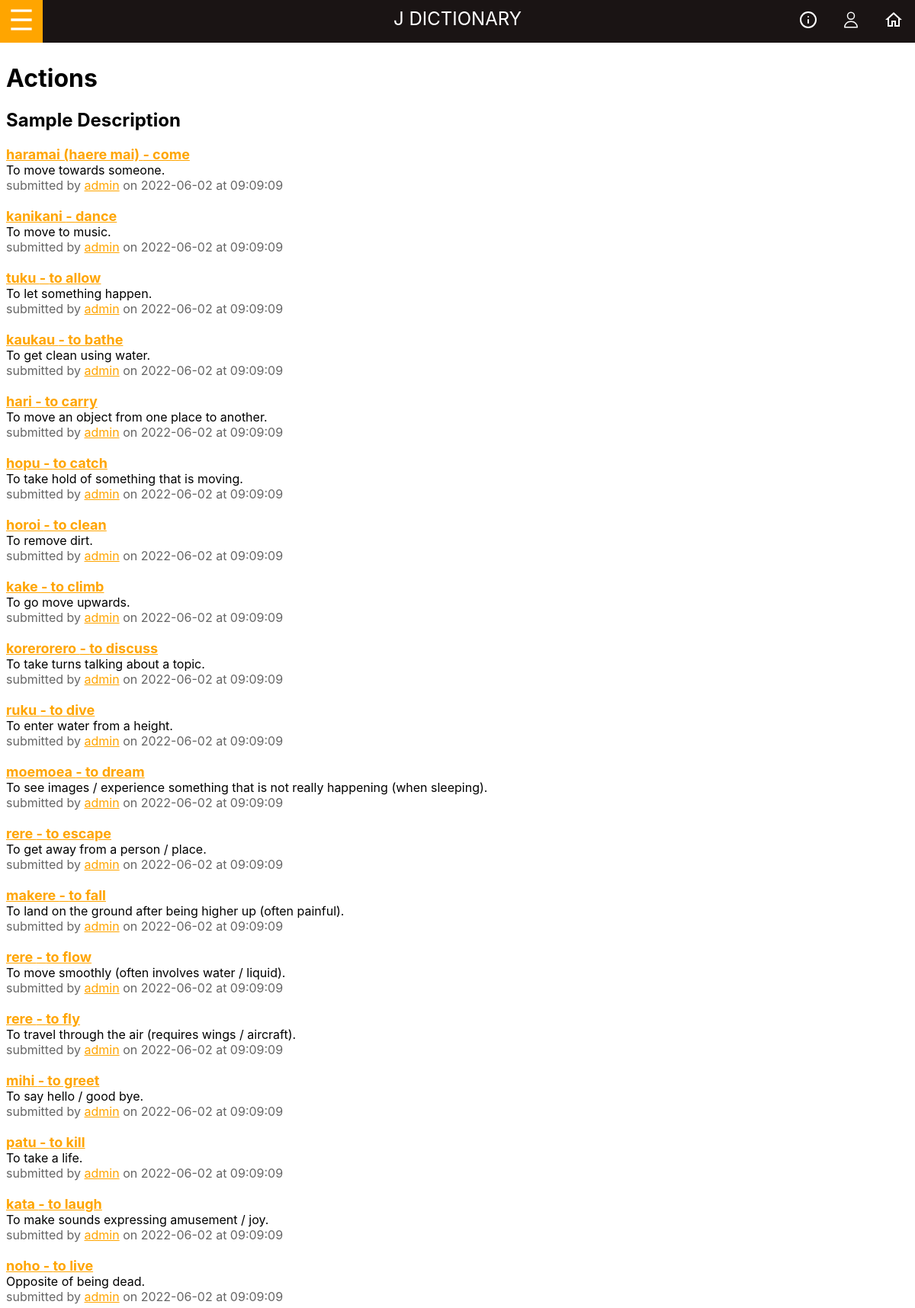
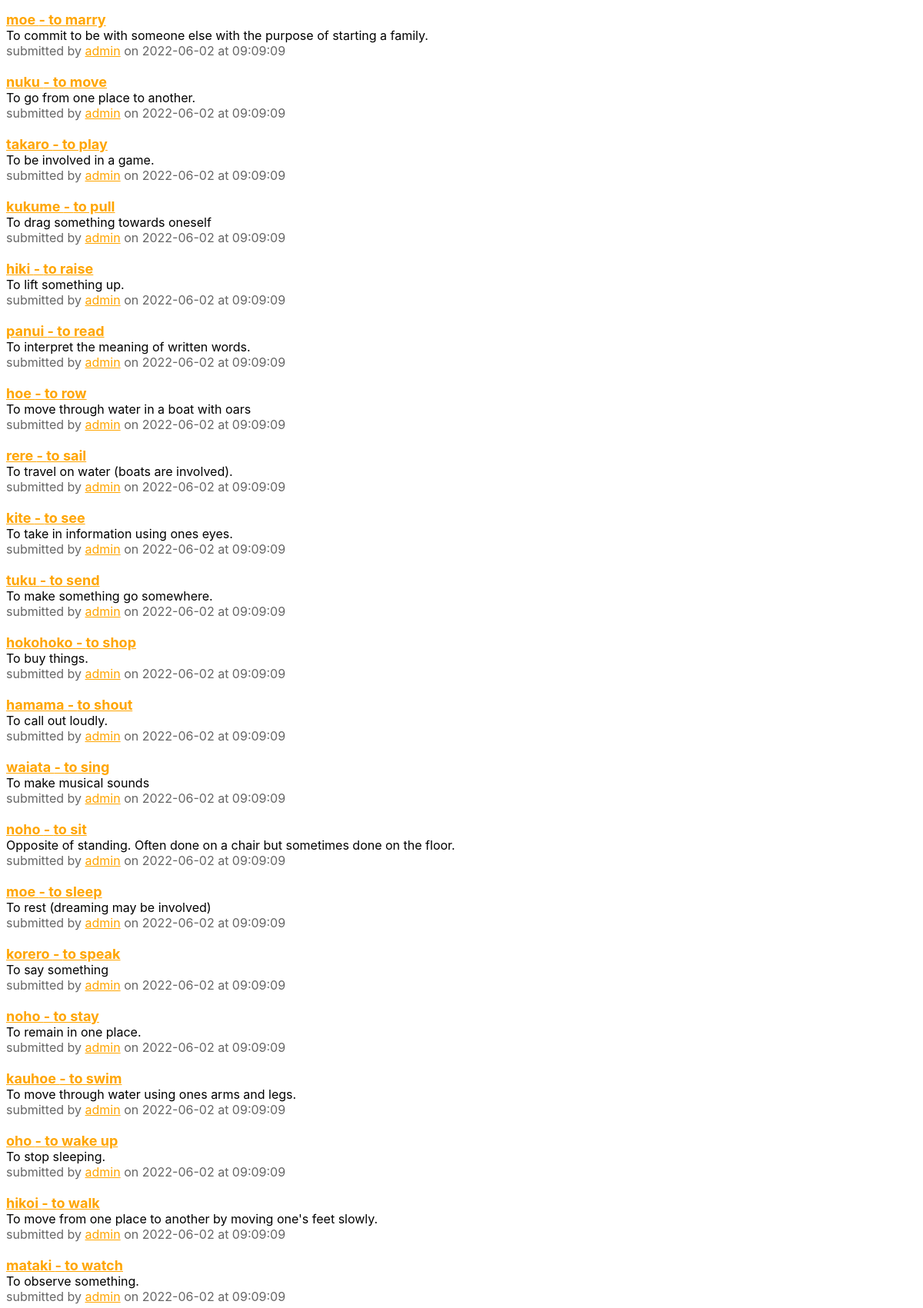
Page /category/1 (upper part) on the committed database (2 pictures, top to bottom).
### tables this page shows
CREATE TABLE category
(
    id          integer
        constraint category_pk
            primary key autoincrement
        constraint category_word_in_category_fk
            references word (in_category),
    name        varchar(60),
    description varchar(400)
);

CREATE TABLE "word"
(
	id integer
		constraint word_pk
			primary key autoincrement,
	english varchar(60),
	maori varchar(80),
	description varchar(400),
	timestamp timestamp,
	in_category varchar(60),
	added_by varchar(30),
	image varchar(120),
	wordlevel varchar(2)
);

### app.py (the view)
@app.route('/category/<category>')
def render_category_page(category):
    con = create_connection(DB_NAME)
    query = 'SELECT id FROM category where id=?'
    cur = con.cursor()
    cur.execute(query, (category,))
    category_query = cur.fetchall()
    con.close()
    print(category_query)
    if not category_query:
        return redirect('/?error=Category+does+not+exist')
    return render_template('category.html', categories=fetch_categories(), cur_category=category,
                           category_words=fetch_category_words(category), logged_in=is_logged_in(),
                           category_data=fetch_category_data(category), admin=is_admin())

### app.py (called while the page is built)
def timestamp_and_data(active_list, target_list):
    for i in active_list:
        x = int(i[5])
        x /= 1000
        timestamp = datetime.fromtimestamp(x, timezone)
        timestamp_str = str(timestamp)  # need it to be a string!
        timestamp_fh = timestamp_str[
                       0:len(timestamp_str) - 15]  # cuts off the hr, min, sec so i can add 'at' between date and time
        timestamp_lh = timestamp_str[11:len(timestamp_str) - 6]  # cuts off '+12'
        timestamp = timestamp_fh + ' at ' + timestamp_lh
        target_list.append(
            [i[0], i[1], i[2], i[3], i[4], timestamp, i[6], i[7], i[8]])

def fetch_category_words(passed_category):
    con = create_connection(DB_NAME)
    query = 'SELECT id FROM category WHERE id=?'
    cur = con.cursor()
    cur.execute(query, (passed_category,))
    found_category_id = cur.fetchall()
    found_category_id = found_category_id[0][0]
    query = 'SELECT id, english, maori, description, added_by, timestamp, in_category, image, wordlevel FROM word ' \
            'WHERE in_category=?'
    cur = con.cursor()
    cur.execute(query, (found_category_id,))
    word_query = cur.fetchall()
    con.close()
    fetched_words = []
    timestamp_and_data(word_query, fetched_words)
    con.close()
    return fetched_words

def fetch_categories():
    con = create_connection(DB_NAME)
    query = 'SELECT * FROM category'
    cur = con.cursor()
    cur.execute(query)
    fetched_categories = cur.fetchall()
    con.close()
    return fetched_categories

def fetch_category_data(category_id):
    con = create_connection(DB_NAME)
    query = 'SELECT id, name, description FROM category WHERE id=?'
    cur = con.cursor()
    cur.execute(query, (category_id,))
    fetched_categories = cur.fetchall()
    con.close()
    return fetched_categories

def create_connection(db_file):
    try:
        connection = sqlite3.connect(db_file)
        return connection
    except Error as e:
        print(e)
    return None

def is_logged_in():
    if session.get('email') is None:
        print('Not logged in')
        return False
    else:
        print('Logged in')
        return True

def is_admin():
    if is_logged_in() and session.get('admin') == 1:
        return True
    else:
        return False

### templates/category.html (shortened to what this page needs)
{% extends 'base.html' %}
{% block main %}
<h1>{{ category_data[0][1] }}</h1>
<h2>{{ category_data[0][2] }}</h2>
{% for word in category_words %}
<div class="word-title"><a href="/word/{{ word[0] }}">{{ word[2] }} - {{ word[1] }}</a></div>
<div class="word-description">{{ word[3] }}</div>
<div class="word-author"> submitted by <a href="/user/{{ word[4] }}">{{ word[4] }}</a> on {{ word[5] }}</div>
<br>
{% endfor %}
{% endblock %}

### static/styles.css (style rules this page uses)
:root { --dark: #1a1414; --accent: orange; --white: white; }
* { font-family: -apple-system, BlinkMacSystemFont, 'Segoe UI', Roboto, Oxygen, Ubuntu, Cantarell, 'Open Sans', 'Helvetica Neue', sans-serif; box-sizing: border-box; }
a:link { color: var(--accent); }
.word-title { font-size: 18px; font-weight: bold; }
.word-author { color: #666; }

### rows in the picture
category: name "Actions", description "Sample Description"
word: maori "haramai (haere mai)", english "come", description "To move towards someone.", added_by "admin", word "2022-06-02 at 09:09:09"
word: maori "kanikani", english "dance", description "To move to music.", added_by "admin", word "2022-06-02 at 09:09:09"
word: maori "tuku", english "to allow", description "To let something happen.", added_by "admin", word "2022-06-02 at 09:09:09"
word: maori "kaukau", english "to bathe", description "To get clean using water.", added_by "admin", word "2022-06-02 at 09:09:09"
word: maori "hari", english "to carry", description "To move an object from one place to another.", added_by "admin", word "2022-06-02 at 09:09:09"
word: maori "hopu", english "to catch", description "To take hold of something that is moving.", added_by "admin", word "2022-06-02 at 09:09:09"
word: maori "horoi", english "to clean", description "To remove dirt.", added_by "admin", word "2022-06-02 at 09:09:09"
word: maori "kake", english "to climb", description "To go move upwards.", added_by "admin", word "2022-06-02 at 09:09:09"
word: maori "korerorero", english "to discuss", description "To take turns talking about a topic.", added_by "admin", word "2022-06-02 at 09:09:09"
word: maori "ruku", english "to dive", description "To enter water from a height.", added_by "admin", word "2022-06-02 at 09:09:09"
word: maori "moemoea", english "to dream", description "To see images / experience something that is not really happening (when sleeping).", added_by "admin", word "2022-06-02 at 09:09:09"
word: maori "rere", english "to escape", description "To get away from a person / place.", added_by "admin", word "2022-06-02 at 09:09:09"
word: maori "makere", english "to fall", description "To land on the ground after being higher up (often painful).", added_by "admin", word "2022-06-02 at 09:09:09"
word: maori "rere", english "to flow", description "To move smoothly (often involves water / liquid).", added_by "admin", word "2022-06-02 at 09:09:09"
word: maori "rere", english "to fly", description "To travel through the air (requires wings / aircraft).", added_by "admin", word "2022-06-02 at 09:09:09"
word: maori "mihi", english "to greet", description "To say hello / good bye.", added_by "admin", word "2022-06-02 at 09:09:09"
word: maori "patu", english "to kill", description "To take a life.", added_by "admin", word "2022-06-02 at 09:09:09"
word: maori "kata", english "to laugh", description "To make sounds expressing amusement / joy.", added_by "admin", word "2022-06-02 at 09:09:09"
word: maori "noho", english "to live", description "Opposite of being dead.", added_by "admin", word "2022-06-02 at 09:09:09"
word: maori "moe", english "to marry", description "To commit to be with someone else with the purpose of starting a family.", added_by "admin", word "2022-06-02 at 09:09:09"
word: maori "nuku", english "to move", description "To go from one place to another.", added_by "admin", word "2022-06-02 at 09:09:09"
word: maori "takaro", english "to play", description "To be involved in a game.", added_by "admin", word "2022-06-02 at 09:09:09"
word: maori "kukume", english "to pull", description "To drag something towards oneself", added_by "admin", word "2022-06-02 at 09:09:09"
word: maori "hiki", english "to raise", description "To lift something up.", added_by "admin", word "2022-06-02 at 09:09:09"
word: maori "panui", english "to read", description "To interpret the meaning of written words.", added_by "admin", word "2022-06-02 at 09:09:09"
word: maori "hoe", english "to row", description "To move through water in a boat with oars", added_by "admin", word "2022-06-02 at 09:09:09"
word: maori "rere", english "to sail", description "To travel on water (boats are involved).", added_by "admin", word "2022-06-02 at 09:09:09"
word: maori "kite", english "to see", description "To take in information using ones eyes.", added_by "admin", word "2022-06-02 at 09:09:09"
word: maori "tuku", english "to send", description "To make something go somewhere.", added_by "admin", word "2022-06-02 at 09:09:09"
word: maori "hokohoko", english "to shop", description "To buy things.", added_by "admin", word "2022-06-02 at 09:09:09"
word: maori "hamama", english "to shout", description "To call out loudly.", added_by "admin", word "2022-06-02 at 09:09:09"
word: maori "waiata", english "to sing", description "To make musical sounds", added_by "admin", word "2022-06-02 at 09:09:09"
word: maori "noho", english "to sit", description "Opposite of standing. Often done on a chair but sometimes done on the floor.", added_by "admin", word "2022-06-02 at 09:09:09"
word: maori "moe", english "to sleep", description "To rest (dreaming may be involved)", added_by "admin", word "2022-06-02 at 09:09:09"
word: maori "korero", english "to speak", description "To say something", added_by "admin", word "2022-06-02 at 09:09:09"
word: maori "noho", english "to stay", description "To remain in one place.", added_by "admin", word "2022-06-02 at 09:09:09"
word: maori "kauhoe", english "to swim", description "To move through water using ones arms and legs.", added_by "admin", word "2022-06-02 at 09:09:09"
word: maori "oho", english "to wake up", description "To stop sleeping.", added_by "admin", word "2022-06-02 at 09:09:09"
word: maori "hikoi", english "to walk", description "To move from one place to another by moving one's feet slowly.", added_by "admin", word "2022-06-02 at 09:09:09"
word: maori "mataki", english "to watch", description "To observe something.", added_by "admin", word "2022-06-02 at 09:09:09"
